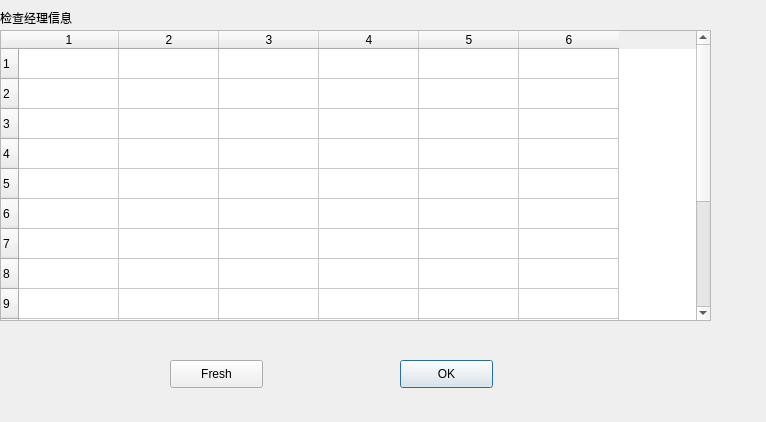
<?xml version="1.0" encoding="UTF-8"?>
<ui version="4.0">
 <class>Dialog</class>
 <widget class="QDialog" name="Dialog">
  <property name="geometry">
   <rect>
    <x>0</x>
    <y>0</y>
    <width>766</width>
    <height>422</height>
   </rect>
  </property>
  <property name="windowTitle">
   <string>Dialog</string>
  </property>
  <widget class="QLabel" name="label">
   <property name="geometry">
    <rect>
     <x>0</x>
     <y>10</y>
     <width>331</width>
     <height>16</height>
    </rect>
   </property>
   <property name="text">
    <string>检查经理信息</string>
   </property>
  </widget>
  <widget class="QTableWidget" name="tableWidget_2">
   <property name="geometry">
    <rect>
     <x>0</x>
     <y>30</y>
     <width>711</width>
     <height>291</height>
    </rect>
   </property>
   <property name="rowCount">
    <number>15</number>
   </property>
   <property name="columnCount">
    <number>6</number>
   </property>
   <row/>
   <row/>
   <row/>
   <row/>
   <row/>
   <row/>
   <row/>
   <row/>
   <row/>
   <row/>
   <row/>
   <row/>
   <row/>
   <row/>
   <row/>
   <column/>
   <column/>
   <column/>
   <column/>
   <column/>
   <column/>
  </widget>
  <widget class="QPushButton" name="pushButton">
   <property name="geometry">
    <rect>
     <x>400</x>
     <y>360</y>
     <width>93</width>
     <height>28</height>
    </rect>
   </property>
   <property name="text">
    <string>OK</string>
   </property>
  </widget>
  <widget class="QPushButton" name="pushButton_2">
   <property name="geometry">
    <rect>
     <x>170</x>
     <y>360</y>
     <width>93</width>
     <height>28</height>
    </rect>
   </property>
   <property name="text">
    <string>Fresh</string>
   </property>
  </widget>
 </widget>
 <resources/>
 <connections>
  <connection>
   <sender>pushButton</sender>
   <signal>clicked()</signal>
   <receiver>Dialog</receiver>
   <slot>close()</slot>
   <hints>
    <hint type="sourcelabel">
     <x>385</x>
     <y>369</y>
    </hint>
    <hint type="destinationlabel">
     <x>448</x>
     <y>367</y>
    </hint>
   </hints>
  </connection>
 </connections>
</ui>
